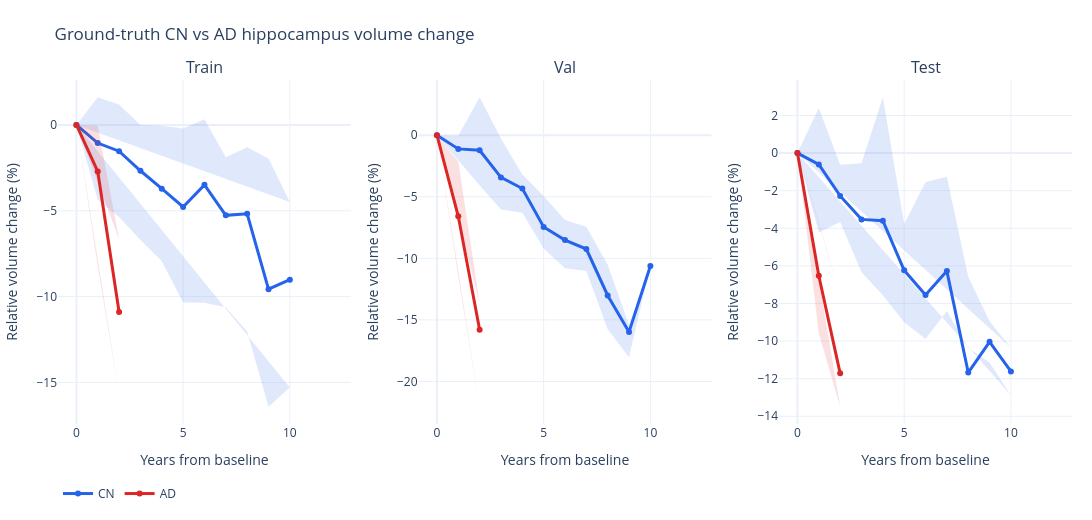
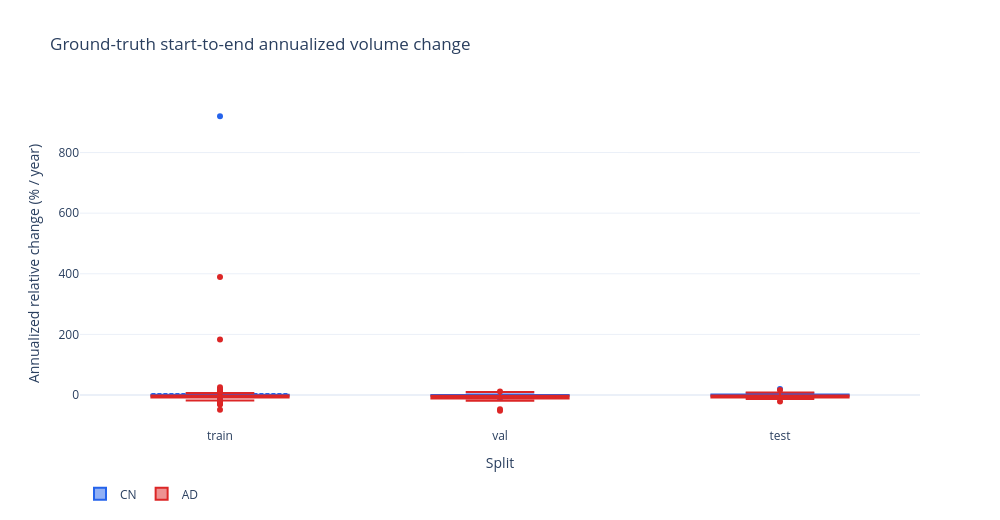

Notebook source saved alongside these figures, in order:
### Markdown cell above
## Ground-truth CN vs AD aging

Relative change is measured from each subject's baseline scan. The shaded band is the interquartile range
across subjects with at least two scans.

### Code cell
display(Markdown(
    "### Ground-truth relative aging curves\n"
    "- **Input:** all QC-large ground-truth scan volumes in `train`, `val`, and `test`.\n"
    "- **Output:** mean relative hippocampus volume change from each subject's own baseline, shown separately for `CN` and `AD`.\n"
    "- **Calculation:** for each subject, `relative change = 100 * (current volume - baseline volume) / baseline volume`."
))
fig = ctx.plot_ground_truth_cn_ad_aging()
fig.show()
display(Markdown(
    "After this graph: more negative values indicate stronger volume loss from baseline. "
    "Because the axis is baseline-relative, subjects with different absolute hippocampus sizes are directly comparable."
))

display(Markdown(
    "### Ground-truth annualized start-to-end change\n"
    "- **Input:** the first and last observed scan for each subject.\n"
    "- **Output:** subject-level annualized percent volume change, grouped by split and diagnosis.\n"
    "- **Calculation:** `(last - first) / first / follow-up years`."
))
fig = ctx.plot_ground_truth_start_end_rates()
fig.show()
display(Markdown(
    "After this graph: this is a compact endpoint summary. "
    "The previous curve uses all observed visits, while this box plot uses only the first and last scan per subject."
))

### Figure 1 — Plotly figure (JSON) as saved in the notebook; plotly's stock layout.template omitted (floating-point values rounded to 4 significant figures)
{"data": [{"fill": "toself", "fillcolor": "rgba(37,99,235,0.14)", "hoverinfo": "skip", "line": {"color": "rgba(0,0,0,0)"}, "showlegend": false, "type": "scatter", "x": [0.0, 1.0, 2.0, 3.0, 4.0, 5.0, 6.0, 7.0, 8.0, 9.0, 10.0, 11.0, 12.0, 12.0, 11.0, 10.0, 9.0, 8.0, 7.0, 6.0, 5.0, 4.0, 3.0, 2.0, 1.0, 0.0], "xaxis": "x", "y": [0.0, 1.617, 1.198, 0.00164, -0.04477, -0.2043, 0.3319, -1.877, -1.293, -1.957, -4.49, NaN, NaN, NaN, NaN, -15.3, -16.42, -12.03, -10.63, -10.36, -10.35, -7.937, -6.699, -5.364, -4.361, 0.0], "yaxis": "y"}, {"legendgroup": "CN", "line": {"color": "#2563eb", "width": 3}, "marker": {"size": 6}, "mode": "lines+markers", "name": "CN", "showlegend": true, "type": "scatter", "x": [0.0, 1.0, 2.0, 3.0, 4.0, 5.0, 6.0, 7.0, 8.0, 9.0, 10.0, 11.0, 12.0], "xaxis": "x", "y": [0.0, -1.054, -1.529, -2.668, -3.71, -4.777, -3.49, -5.264, -5.176, -9.57, -9.016, NaN, NaN], "yaxis": "y"}, {"fill": "toself", "fillcolor": "rgba(220,38,38,0.14)", "hoverinfo": "skip", "line": {"color": "rgba(0,0,0,0)"}, "showlegend": false, "type": "scatter", "x": [0.0, 1.0, 2.0, 3.0, 4.0, 5.0, 6.0, 7.0, 8.0, 9.0, 10.0, 11.0, 12.0, 12.0, 11.0, 10.0, 9.0, 8.0, 7.0, 6.0, 5.0, 4.0, 3.0, 2.0, 1.0, 0.0], "xaxis": "x", "y": [0.0, -0.05696, -6.674, NaN, NaN, NaN, NaN, NaN, NaN, NaN, NaN, NaN, NaN, NaN, NaN, NaN, NaN, NaN, NaN, NaN, NaN, NaN, NaN, -15.65, -8.249, 0.0], "yaxis": "y"}, {"legendgroup": "AD", "line": {"color": "#dc2626", "width": 3}, "marker": {"size": 6}, "mode": "lines+markers", "name": "AD", "showlegend": true, "type": "scatter", "x": [0.0, 1.0, 2.0, 3.0, 4.0, 5.0, 6.0, 7.0, 8.0, 9.0, 10.0, 11.0, 12.0], "xaxis": "x", "y": [0.0, -2.709, -10.9, NaN, NaN, NaN, NaN, NaN, NaN, NaN, NaN, NaN, NaN], "yaxis": "y"}, {"fill": "toself", "fillcolor": "rgba(37,99,235,0.14)", "hoverinfo": "skip", "line": {"color": "rgba(0,0,0,0)"}, "showlegend": false, "type": "scatter", "x": [0.0, 1.0, 2.0, 3.0, 4.0, 5.0, 6.0, 7.0, 8.0, 9.0, 10.0, 11.0, 12.0, 12.0, 11.0, 10.0, 9.0, 8.0, 7.0, 6.0, 5.0, 4.0, 3.0, 2.0, 1.0, 0.0], "xaxis": "x2", "y": [0.0, -0.05238, 3.084, -0.2705, -3.186, -4.929, -6.88, -7.432, -10.52, -15.42, -10.63, NaN, NaN, NaN, NaN, -10.63, -18.03, -15.75, -11.03, -10.8, -9.21, -6.295, -6.039, -4.062, -2.015, 0.0], "yaxis": "y2"}, {"legendgroup": "CN", "line": {"color": "#2563eb", "width": 3}, "marker": {"size": 6}, "mode": "lines+markers", "name": "CN", "showlegend": false, "type": "scatter", "x": [0.0, 1.0, 2.0, 3.0, 4.0, 5.0, 6.0, 7.0, 8.0, 9.0, 10.0, 11.0, 12.0], "xaxis": "x2", "y": [0.0, -1.114, -1.223, -3.431, -4.331, -7.458, -8.521, -9.243, -13.01, -15.97, -10.63, NaN, NaN], "yaxis": "y2"}, {"fill": "toself", "fillcolor": "rgba(220,38,38,0.14)", "hoverinfo": "skip", "line": {"color": "rgba(0,0,0,0)"}, "showlegend": false, "type": "scatter", "x": [0.0, 1.0, 2.0, 3.0, 4.0, 5.0, 6.0, 7.0, 8.0, 9.0, 10.0, 11.0, 12.0, 12.0, 11.0, 10.0, 9.0, 8.0, 7.0, 6.0, 5.0, 4.0, 3.0, 2.0, 1.0, 0.0], "xaxis": "x2", "y": [0.0, -2.13, -13.66, NaN, NaN, NaN, NaN, NaN, NaN, NaN, NaN, NaN, NaN, NaN, NaN, NaN, NaN, NaN, NaN, NaN, NaN, NaN, NaN, -22.06, -11.52, 0.0], "yaxis": "y2"}, {"legendgroup": "AD", "line": {"color": "#dc2626", "width": 3}, "marker": {"size": 6}, "mode": "lines+markers", "name": "AD", "showlegend": false, "type": "scatter", "x": [0.0, 1.0, 2.0, 3.0, 4.0, 5.0, 6.0, 7.0, 8.0, 9.0, 10.0, 11.0, 12.0], "xaxis": "x2", "y": [0.0, -6.587, -15.8, NaN, NaN, NaN, NaN, NaN, NaN, NaN, NaN, NaN, NaN], "yaxis": "y2"}, {"fill": "toself", "fillcolor": "rgba(37,99,235,0.14)", "hoverinfo": "skip", "line": {"color": "rgba(0,0,0,0)"}, "showlegend": false, "type": "scatter", "x": [0.0, 1.0, 2.0, 3.0, 4.0, 5.0, 6.0, 7.0, 8.0, 9.0, 10.0, 11.0, 12.0, 12.0, 11.0, 10.0, 9.0, 8.0, 7.0, 6.0, 5.0, 4.0, 3.0, 2.0, 1.0, 0.0], "xaxis": "x3", "y": [0.0, 2.396, -0.6151, -0.5428, 2.973, -3.774, -1.531, -1.263, -6.581, -8.941, -10.36, NaN, NaN, NaN, NaN, -12.87, -11.14, -10.35, -8.403, -9.889, -8.999, -7.556, -6.335, -3.67, -4.22, 0.0], "yaxis": "y3"}, {"legendgroup": "CN", "line": {"color": "#2563eb", "width": 3}, "marker": {"size": 6}, "mode": "lines+markers", "name": "CN", "showlegend": false, "type": "scatter", "x": [0.0, 1.0, 2.0, 3.0, 4.0, 5.0, 6.0, 7.0, 8.0, 9.0, 10.0, 11.0, 12.0], "xaxis": "x3", "y": [0.0, -0.603, -2.277, -3.526, -3.596, -6.235, -7.548, -6.276, -11.67, -10.04, -11.62, NaN, NaN], "yaxis": "y3"}, {"fill": "toself", "fillcolor": "rgba(220,38,38,0.14)", "hoverinfo": "skip", "line": {"color": "rgba(0,0,0,0)"}, "showlegend": false, "type": "scatter", "x": [0.0, 1.0, 2.0, 3.0, 4.0, 5.0, 6.0, 7.0, 8.0, 9.0, 10.0, 11.0, 12.0, 12.0, 11.0, 10.0, 9.0, 8.0, 7.0, 6.0, 5.0, 4.0, 3.0, 2.0, 1.0, 0.0], "xaxis": "x3", "y": [0.0, -3.678, -7.559, NaN, NaN, NaN, NaN, NaN, NaN, NaN, NaN, NaN, NaN, NaN, NaN, NaN, NaN, NaN, NaN, NaN, NaN, NaN, NaN, -13.5, -9.599, 0.0], "yaxis": "y3"}, {"legendgroup": "AD", "line": {"color": "#dc2626", "width": 3}, "marker": {"size": 6}, "mode": "lines+markers", "name": "AD", "showlegend": false, "type": "scatter", "x": [0.0, 1.0, 2.0, 3.0, 4.0, 5.0, 6.0, 7.0, 8.0, 9.0, 10.0, 11.0, 12.0], "xaxis": "x3", "y": [0.0, -6.528, -11.71, NaN, NaN, NaN, NaN, NaN, NaN, NaN, NaN, NaN, NaN], "yaxis": "y3"}], "layout": {"annotations": [{"font": {"size": 16}, "showarrow": false, "text": "Train", "x": 0.1444, "xanchor": "center", "xref": "paper", "y": 1, "yanchor": "bottom", "yref": "paper"}, {"font": {"size": 16}, "showarrow": false, "text": "Val", "x": 0.5, "xanchor": "center", "xref": "paper", "y": 1, "yanchor": "bottom", "yref": "paper"}, {"font": {"size": 16}, "showarrow": false, "text": "Test", "x": 0.8556, "xanchor": "center", "xref": "paper", "y": 1, "yanchor": "bottom", "yref": "paper"}], "height": 520, "legend": {"orientation": "h", "y": -0.16}, "margin": {"b": 90, "l": 50, "r": 20, "t": 80}, "title": {"text": "Ground-truth CN vs AD hippocampus volume change"}, "width": 1380, "xaxis": {"anchor": "y", "domain": [0, 0.2889], "title": {"text": "Years from baseline"}}, "xaxis2": {"anchor": "y2", "domain": [0.3556, 0.6444], "title": {"text": "Years from baseline"}}, "xaxis3": {"anchor": "y3", "domain": [0.7111, 1], "title": {"text": "Years from baseline"}}, "yaxis": {"anchor": "x", "domain": [0, 1], "title": {"text": "Relative volume change (%)"}}, "yaxis2": {"anchor": "x2", "domain": [0, 1], "title": {"text": "Relative volume change (%)"}}, "yaxis3": {"anchor": "x3", "domain": [0, 1], "title": {"text": "Relative volume change (%)"}}}}

### Figure 2 — Plotly figure (JSON) as saved in the notebook; plotly's stock layout.template omitted (floating-point values rounded to 4 significant figures; data arrays with more than 128 entries replaced by an {"elided": "..."} marker saying what was removed)
{"data": [{"boxmean": true, "marker": {"color": "#2563eb"}, "name": "CN", "type": "box", "x": {"elided": "329 str values"}, "y": {"elided": "329 float values"}}, {"boxmean": true, "marker": {"color": "#dc2626"}, "name": "AD", "type": "box", "x": {"elided": "279 str values"}, "y": {"elided": "279 float values"}}], "layout": {"height": 520, "legend": {"orientation": "h", "y": -0.16}, "title": {"text": "Ground-truth start-to-end annualized volume change"}, "width": 1000, "xaxis": {"title": {"text": "Split"}}, "yaxis": {"title": {"text": "Annualized relative change (% / year)"}}}}
